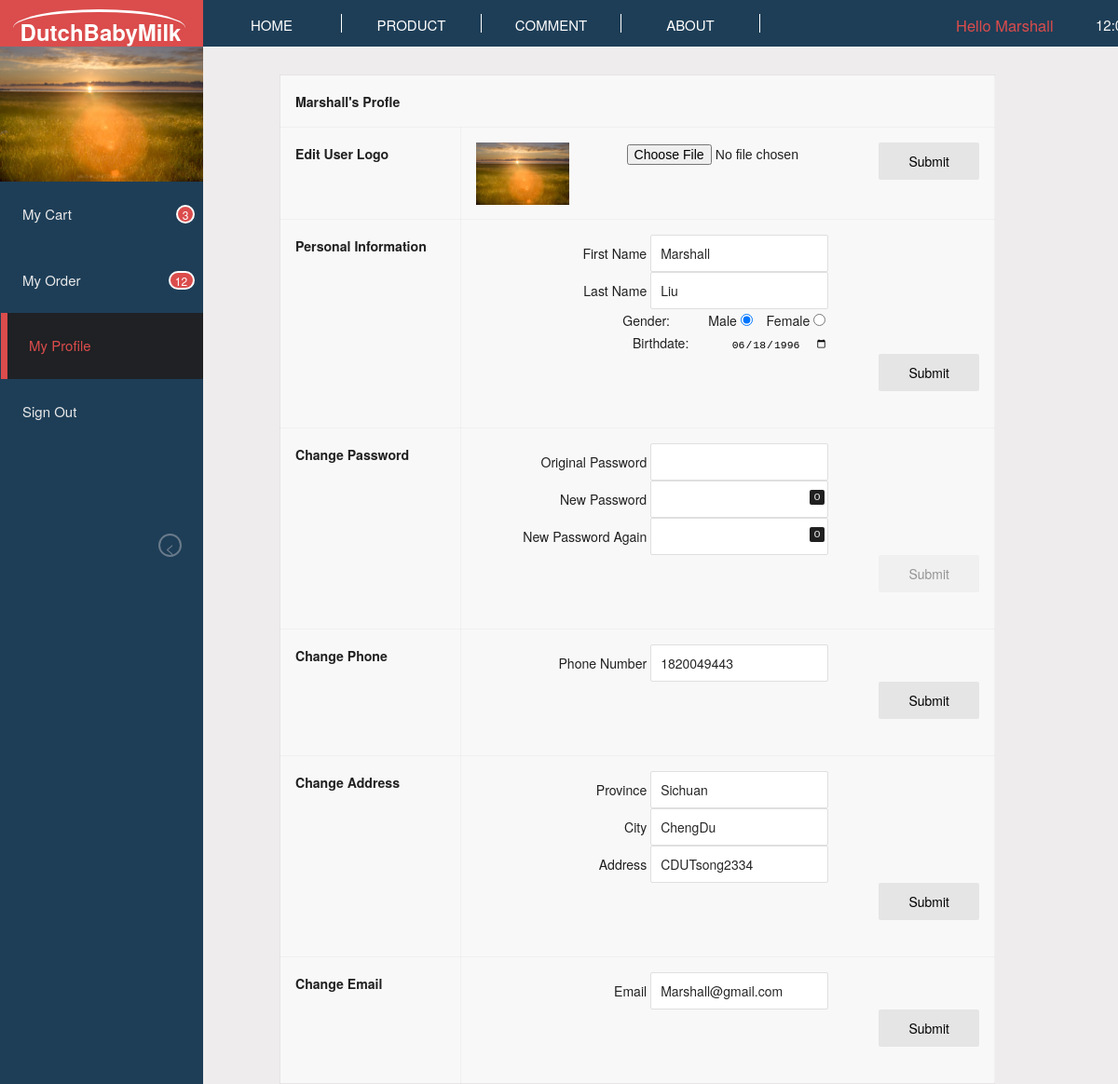
The page /index.php?page=user&action=profile (signed in) on the database its author committed.
### tables this page shows
CREATE TABLE IF NOT EXISTS `customer` (
  `id` int(11) NOT NULL AUTO_INCREMENT,
  `username` varchar(30) DEFAULT NULL,
  `password` varchar(200) DEFAULT NULL,
  `lastname` varchar(50) DEFAULT NULL,
  `sex` tinyint(4) DEFAULT NULL,
  `firstname` varchar(50) DEFAULT NULL,
  `birthdate` date DEFAULT NULL,
  `phone` varchar(50) DEFAULT NULL,
  `email` varchar(100) DEFAULT NULL,
  `address` varchar(255) DEFAULT NULL,
  `province` varchar(225) NOT NULL,
  `city` varchar(30) DEFAULT NULL,
  PRIMARY KEY (`id`),
  UNIQUE KEY `username` (`username`)
);

### include/db.php (called while the page is built)
<?php
 class Mysql{
	function __construct(){
		$this->conn=$this->connectDB();
	}
	function connectDB(){
        $conn =  mysqli_connect('localhost','root','',"dbm");
		mysqli_query($conn,"set names gbk");
        return $conn;
    }
	function fetch($result){
        $row = mysqli_fetch_array($result);
        return $row;
    }
	function query($sql){
        $res = mysqli_query($this->conn,$sql);
		return $res;
	}
}
$mysql = new Mysql();
?>

### app/profile.php (the view, shortened to what this page needs)
<?php
$sql_userinfo = "SELECT * FROM customer WHERE id = '$userid'";
$res = $mysql->query($sql_userinfo);
$userinfo = $mysql->fetch($res);
?>
	<table class="table-bordered" id='tbl-profile'>
		<th colspan='2'>
			<?php echo $user;?>'s Profle
		</th>
		<tr>
			<th>
				Edit User Logo
			</th>
			<td>
				<form method='post' enctype="multipart/form-data">
					<img src='<?php echo $userlogo;?>' id='thumblogo'/>
					<input type='file' name='userpic' onchange='selectpic();' required />
					<button type='submit' name='changepic'>Submit</button>
				</form>
			</td>
		</tr>
		<tr>
			<th>
				Personal Information
			</th>
			<td>
			  <form method='post' action=''>
				<div class='form-profile'>
					First Name&nbsp;<input type='text' name='firstname' value='<?php echo $userinfo['firstname'];?>' maxlength=20/><br/>
					Last Name&nbsp;<input type='text' name='lastname' value='<?php echo $userinfo['lastname'];?>' maxlength=20/><br/>
					<span id='glable'>Gender:</span>Male <input type='radio' name='sex' value='0' id='male'/>
					&nbsp; Female <input type='radio' name='sex' value='1' id='female'/><br/>
					<span id='blable'>Birthdate:</span><input type='date' name='birthdate' value='<?php echo $userinfo['birthdate'];?>' /><br/>
				</div>
					<button type='submit' name='changeperson'>Submit</button>
			  </form>
			</td>
		</tr>
		<tr>
			<th>
				Change Password
			</th>
			<td>
			  <form method='post' action=''>
				<div class='form-profile'>
					Original Password&nbsp;<input type='password' name='origpwd' required /><br/>
					New Password&nbsp;<input type='password' name='pwd' onchange='checkpwd()' required maxlength=20/><kbd class='seepwd' onmousedown="seepwd(document.getElementsByName('pwd')[0])">o</kbd><br/>
					New Password Again&nbsp;<input type='password' name='pwd' onchange='checkpwd()' required /><kbd class='seepwd' onmousedown="seepwd(document.getElementsByName('pwd')[1]);checkpwd()">o</kbd><br/>
				</div>
					<button type='submit' name='changepwd' onmouseover='checkpwd()' disabled>Submit</button>
		      </form>
			</td>
		</tr>
		<tr>
			<th>
				Change Phone
			</th>
			<td>
			  <form method='post' action=''>
				<div class='form-profile'>
					Phone Number&nbsp;<input type='tel' name='phone' value='<?php echo $userinfo['phone'];?>' maxlength=30 required /><br/>
				</div>
					<button type='submit' name='changephone'>Submit</button>
			  </form>
			</td>
		</tr>
		<tr>
			<th>
				Change Address
			</th>
			<td>
			  <form method='post' action=''>
				<div class='form-profile'>
					Province&nbsp;<input type='text' name='province' value='<?php echo $userinfo['province'];?>' placeholder='Sichuan' maxlength=30 required /><br/>
					City&nbsp;<input type='text' name='city' value='<?php echo $userinfo['city'];?>' placeholder='ChengDu' maxlength=30 required /><br/>
					Address&nbsp;<input type='text' name='address' value='<?php echo $userinfo['address'];?>' maxlength=50 required /><br/>
				</div>
					<button type='submit' name='changeaddress'>Submit</button>
			  </form>
			</td>
		</tr>
		<tr>
			<th>
				Change Email
			</th>
			<td>
				<form method='post' action=''>
				<div class='form-profile'>
					Email&nbsp;<input type='email' name='email' value='<?php echo $userinfo['email'];?>' maxlength=50 required /><br/>
				</div>
					<button type='submit' name='changeemail'>Submit</button>
			  </form>
			</td>
		</tr>
	</table>

### css/kube.css (style rules this page uses)
html { box-sizing: border-box; }
*, *:before, *:after { box-sizing: inherit; }
img { box-sizing: content-box; }
* { margin: 0; padding: 0; border: 0; outline: 0; font-size: 100%; vertical-align: baseline; background: transparent; }
table { border-collapse: collapse; border-spacing: 0; }
caption, th, td { text-align: left; vertical-align: top; }
a img, th img, td img { vertical-align: top; }
button, input, select, textarea { margin: 0; }
button { width: auto; overflow: visible; }
input[type="reset"], input[type="submit"], input[type="file"], input[type="radio"], input[type="checkbox"], select, button { cursor: pointer; }
input[type="radio"], input[type="checkbox"] { font-size: 110%; position: relative; margin-right: 3px; padding: 0; }
img, video, audio, embed, object { max-width: 100%; }
img, video, embed, object { height: auto; }
img { vertical-align: middle; -ms-interpolation-mode: bicubic; }
html { font-size: 62.5%; }
body { font-family: 'Helvetica Neue', Helvetica, Arial, sans-serif; font-size: 1.5em; line-height: 24px; background: #ffffff; color: #202020; }
p, ul, ol, dl, blockquote, hr, pre, table, fieldset, figure, address, output { margin-bottom: 16px; }
pre, code, kbd, samp, var, output { font-size: 90%; font-style: normal; font-family: Menlo, Monaco, Consolas, Courier, monospace; }
mark, code, samp, kbd { padding: .2rem .4rem; display: inline-block; line-height: 1; border-radius: 2px; }
kbd { background: #202020; color: rgba(255, 255, 255, 0.85); white-space: nowrap; }
table { max-width: 100%; width: 100%; empty-cells: show; }
table th, table td { font-size: 94%; border-bottom: 1px solid rgba(0, 0, 0, 0.04); padding: 16px; padding-bottom: 15px; }
table th:first-child, table td:first-child { padding-left: 0; }
table th:last-child, table td:last-child { padding-right: 0; }
table.table-bordered { margin-top: -1px; }
table.table-bordered td, table.table-bordered th { border: 1px solid rgba(0, 0, 0, 0.03); }
table.table-bordered td:first-child, table.table-stripped td:first-child, table.table-bordered th:first-child, table.table-stripped th:first-child { padding-left: 16px; }
table.table-bordered td:last-child, table.table-stripped td:last-child, table.table-bordered th:last-child, table.table-stripped th:last-child { padding-right: 16px; }
form { margin-bottom: 24px; }
input[type="email"], input[type="number"], input[type="search"], input[type="text"], input[type="tel"], input[type="url"], input[type="password"], textarea, select { font-family: 'Helvetica Neue', Helvetica, Arial, sans-serif; font-size: 1.4rem; padding: 0.9rem 1rem; line-height: 1; height: 40px; outline: none; background: #ffffff; border: 1px solid #dfdfdf; border-radius: 2px; margin-bottom: 0; color: rgba(0, 0, 0, 0.85); }
input[type="email"], input[type="number"], input[type="search"], input[type="text"], input[type="tel"], input[type="url"], input[type="password"] { -webkit-appearance: none; }
.btn, button { display: inline-block; vertical-align: top; font-family: 'Helvetica Neue', Helvetica, Arial, sans-serif; font-size: 1.4rem; font-weight: normal; white-space: nowrap; padding: 0 32px; height: 40px; line-height: 40px; text-align: center; text-decoration: none; -webkit-appearance: none; outline: none; margin: 0; border: none; border-radius: 2px; box-shadow: none; cursor: pointer; color: #000000; background: #e5e5e5; }
.btn[disabled], button[disabled] { cursor: default; box-shadow: none; opacity: 0.4; }

### css/style.css (style rules this page uses)
html { background: #EEECED; margin: 0 auto; }
.seepwd { position:absolute; margin-top: 10px; margin-left: -20px; cursor:pointer; }
#tbl-profile { margin: 0 auto; margin-top: 20px; width: 80%; }
#tbl-profile td, #tbl-profile th { background: #f8f8f8; }
#tbl-profile form { text-align: right; }
.form-profile { width: 70%; }
#glable { margin-right: 11%; }
#blable { margin-right: 12%; }
#thumblogo { float:left; width:100px; }

### rows shown on the page
customer: firstname "Marshall", lastname "Liu", birthdate "06/18/1996", phone "1820049443", province "Sichuan", city "ChengDu", address "CDUTsong2334", email "Marshall@gmail.com"

### other values the page prints
$user "Marshall"
